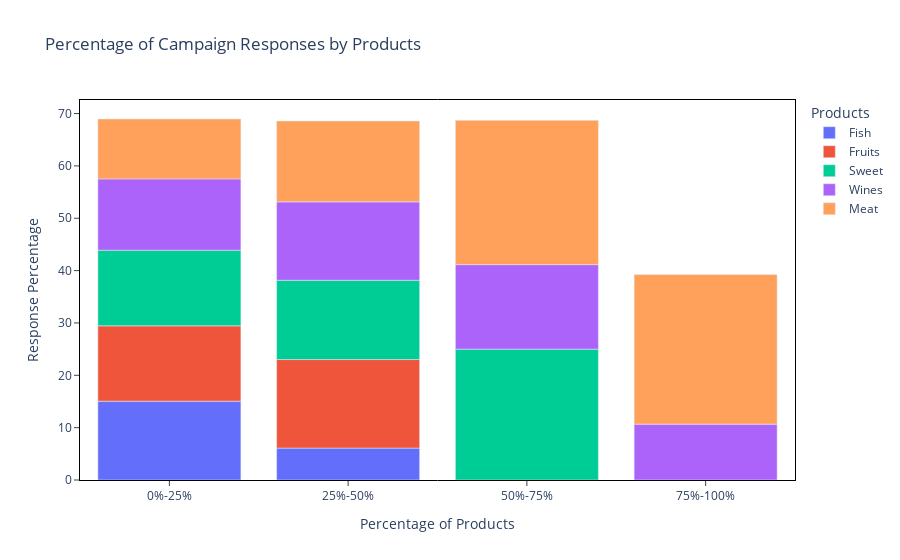

Notebook cell for this chart:
### Code cell
# Create a bar graph
fig = px.bar(
    df_product_percentage, 
    x="Percentage", 
    y="Response_1_Percentage",
    color="Products",
    title="Percentage of Campaign Responses by Products",
    labels={"Percentage": "Percentage of Products", "Response_1_Percentage": "Response Percentage"}
)

# Customize the layout
fig.update_layout(
    xaxis_title="Percentage of Products",
    yaxis_title="Response Percentage",
    xaxis=dict(showgrid=True, linecolor='black', mirror=True, ticks='outside'),
    yaxis=dict(showgrid=True, linecolor='black', mirror=True, ticks='outside'),
    plot_bgcolor='white',
)

# Show the bar graph
fig.show()

### Figure 1 — Plotly figure (JSON) as saved in the notebook; plotly's stock layout.template omitted (floating-point values rounded to 4 significant figures)
{"data": [{"alignmentgroup": "True", "hovertemplate": "Products=Fish<br>Percentage of Products=%{x}<br>Response Percentage=%{y}<extra></extra>", "legendgroup": "Fish", "marker": {"color": "#636efa", "pattern": {"shape": ""}}, "name": "Fish", "offsetgroup": "Fish", "orientation": "v", "showlegend": true, "textposition": "auto", "type": "bar", "x": ["0%-25%", "25%-50%", "50%-75%", "75%-100%"], "xaxis": "x", "y": [15.06, 6.09, 0, 0], "yaxis": "y"}, {"alignmentgroup": "True", "hovertemplate": "Products=Fruits<br>Percentage of Products=%{x}<br>Response Percentage=%{y}<extra></extra>", "legendgroup": "Fruits", "marker": {"color": "#EF553B", "pattern": {"shape": ""}}, "name": "Fruits", "offsetgroup": "Fruits", "orientation": "v", "showlegend": true, "textposition": "auto", "type": "bar", "x": ["0%-25%", "25%-50%", "50%-75%", "75%-100%"], "xaxis": "x", "y": [14.39, 16.92, 0, 0], "yaxis": "y"}, {"alignmentgroup": "True", "hovertemplate": "Products=Sweet<br>Percentage of Products=%{x}<br>Response Percentage=%{y}<extra></extra>", "legendgroup": "Sweet", "marker": {"color": "#00cc96", "pattern": {"shape": ""}}, "name": "Sweet", "offsetgroup": "Sweet", "orientation": "v", "showlegend": true, "textposition": "auto", "type": "bar", "x": ["0%-25%", "25%-50%", "50%-75%", "75%-100%"], "xaxis": "x", "y": [14.45, 15.15, 25, 0], "yaxis": "y"}, {"alignmentgroup": "True", "hovertemplate": "Products=Wines<br>Percentage of Products=%{x}<br>Response Percentage=%{y}<extra></extra>", "legendgroup": "Wines", "marker": {"color": "#ab63fa", "pattern": {"shape": ""}}, "name": "Wines", "offsetgroup": "Wines", "orientation": "v", "showlegend": true, "textposition": "auto", "type": "bar", "x": ["0%-25%", "25%-50%", "50%-75%", "75%-100%"], "xaxis": "x", "y": [13.62, 14.97, 16.14, 10.67], "yaxis": "y"}, {"alignmentgroup": "True", "hovertemplate": "Products=Meat<br>Percentage of Products=%{x}<br>Response Percentage=%{y}<extra></extra>", "legendgroup": "Meat", "marker": {"color": "#FFA15A", "pattern": {"shape": ""}}, "name": "Meat", "offsetgroup": "Meat", "orientation": "v", "showlegend": true, "textposition": "auto", "type": "bar", "x": ["0%-25%", "25%-50%", "50%-75%", "75%-100%"], "xaxis": "x", "y": [11.44, 15.46, 27.56, 28.57], "yaxis": "y"}], "layout": {"autosize": true, "barmode": "relative", "legend": {"title": {"text": "Products"}, "tracegroupgap": 0}, "plot_bgcolor": "white", "title": {"text": "Percentage of Campaign Responses by Products"}, "xaxis": {"anchor": "y", "autorange": true, "domain": [0, 1], "linecolor": "black", "mirror": true, "range": [-0.5, 3.5], "showgrid": true, "ticks": "outside", "title": {"text": "Percentage of Products"}, "type": "category"}, "yaxis": {"anchor": "x", "autorange": true, "domain": [0, 1], "linecolor": "black", "mirror": true, "range": [0, 72.59], "showgrid": true, "ticks": "outside", "title": {"text": "Response Percentage"}, "type": "linear"}}}
